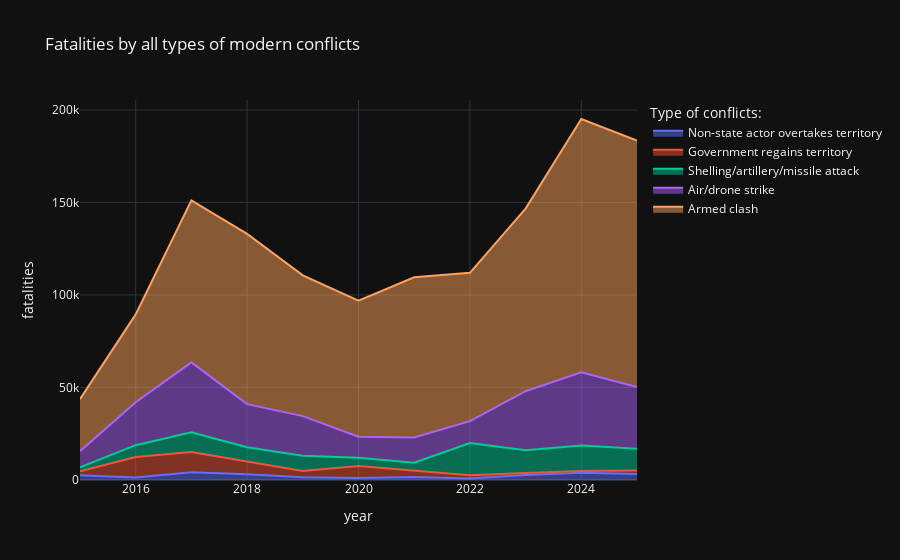

The code cell stored with this chart in its notebook:
### Markdown cell above
## Q ) Eventos y muertos tambien con todo tipos de guerra? 
CONSIDERO  
'Armed clash'  
'Air/drone strike'  
'Shelling/artillery/missile attack'  
'Government regains territory'  
'Non-state actor overtakes territory'  

NO CONSIDERO:  
Chemical weapon    
Suicide bomb  
Remote explosive/landmine/IED (Improvised Explosive Device)  
Grenade

### Code cell
all_w = [
    'Armed clash', 
    'Air/drone strike',
    'Shelling/artillery/missile attack',
    'Government regains territory',
    'Non-state actor overtakes territory'
]

all_war = df_all[df_all['sub_event_type'].isin(all_w)]

# --- 2. Aggregazione per anno + sub_event_type ---
all_w_y = (
    all_war.groupby(['year', 'sub_event_type'])
       .agg(fatalities=('fatalities', 'sum'))
       .reset_index()
)

# --- 3. Ordinamento opzionale delle categorie (dal meno al più letale) ---
order = (
    all_w_y.groupby("sub_event_type")["fatalities"]
           .sum()
           .sort_values()
           .index
)

all_w_y["sub_event_type"] = pd.Categorical(
    all_w_y["sub_event_type"],
    categories=order,
    ordered=True
)

# --- 4. Grafico Plotly: stacked area chart ---
fig = px.area(
    all_w_y.sort_values(["year", "sub_event_type"]),
    x='year',
    y='fatalities',
    color='sub_event_type',
    title="Fatalities by all types of modern conflicts",
    template='plotly_dark'
)

fig.update_layout(legend_title_text='Type of conflicts:')


fig.show()

### Figure 1 — Plotly figure (JSON) as saved in the notebook; plotly's stock layout.template omitted (floating-point values rounded to 4 significant figures)
{"data": [{"fillpattern": {"shape": ""}, "hovertemplate": "sub_event_type=Non-state actor overtakes territory<br>year=%{x}<br>fatalities=%{y}<extra></extra>", "legendgroup": "Non-state actor overtakes territory", "line": {"color": "#636efa"}, "marker": {"symbol": "circle"}, "mode": "lines", "name": "Non-state actor overtakes territory", "orientation": "v", "showlegend": true, "stackgroup": "1", "type": "scatter", "x": [2015, 2016, 2017, 2018, 2019, 2020, 2021, 2022, 2023, 2024, 2025], "xaxis": "x", "y": [2534, 1371, 4131, 3077, 1458, 1040, 1577, 837, 2764, 3944, 3279], "yaxis": "y"}, {"fillpattern": {"shape": ""}, "hovertemplate": "sub_event_type=Government regains territory<br>year=%{x}<br>fatalities=%{y}<extra></extra>", "legendgroup": "Government regains territory", "line": {"color": "#EF553B"}, "marker": {"symbol": "circle"}, "mode": "lines", "name": "Government regains territory", "orientation": "v", "showlegend": true, "stackgroup": "1", "type": "scatter", "x": [2015, 2016, 2017, 2018, 2019, 2020, 2021, 2022, 2023, 2024, 2025], "xaxis": "x", "y": [2194, 11075, 10980, 6822, 3466, 6565, 3636, 1704, 1065, 941, 1834], "yaxis": "y"}, {"fillpattern": {"shape": ""}, "hovertemplate": "sub_event_type=Shelling/artillery/missile attack<br>year=%{x}<br>fatalities=%{y}<extra></extra>", "legendgroup": "Shelling/artillery/missile attack", "line": {"color": "#00cc96"}, "marker": {"symbol": "circle"}, "mode": "lines", "name": "Shelling/artillery/missile attack", "orientation": "v", "showlegend": true, "stackgroup": "1", "type": "scatter", "x": [2015, 2016, 2017, 2018, 2019, 2020, 2021, 2022, 2023, 2024, 2025], "xaxis": "x", "y": [2178, 6385, 10707, 7754, 8140, 4389, 4081, 17472, 12264, 13806, 11800], "yaxis": "y"}, {"fillpattern": {"shape": ""}, "hovertemplate": "sub_event_type=Air/drone strike<br>year=%{x}<br>fatalities=%{y}<extra></extra>", "legendgroup": "Air/drone strike", "line": {"color": "#ab63fa"}, "marker": {"symbol": "circle"}, "mode": "lines", "name": "Air/drone strike", "orientation": "v", "showlegend": true, "stackgroup": "1", "type": "scatter", "x": [2015, 2016, 2017, 2018, 2019, 2020, 2021, 2022, 2023, 2024, 2025], "xaxis": "x", "y": [8687, 23158, 37764, 23364, 21449, 11379, 13699, 11829, 31881, 39567, 33339], "yaxis": "y"}, {"fillpattern": {"shape": ""}, "hovertemplate": "sub_event_type=Armed clash<br>year=%{x}<br>fatalities=%{y}<extra></extra>", "legendgroup": "Armed clash", "line": {"color": "#FFA15A"}, "marker": {"symbol": "circle"}, "mode": "lines", "name": "Armed clash", "orientation": "v", "showlegend": true, "stackgroup": "1", "type": "scatter", "x": [2015, 2016, 2017, 2018, 2019, 2020, 2021, 2022, 2023, 2024, 2025], "xaxis": "x", "y": [28113, 47516, 87534, 91991, 76126, 73579, 86572, 80110, 98715, 136857, 133165], "yaxis": "y"}], "layout": {"legend": {"title": {"text": "Type of conflicts:"}, "tracegroupgap": 0}, "title": {"text": "Fatalities by all types of modern conflicts"}, "xaxis": {"anchor": "y", "domain": [0, 1], "title": {"text": "year"}}, "yaxis": {"anchor": "x", "domain": [0, 1], "title": {"text": "fatalities"}}}}
